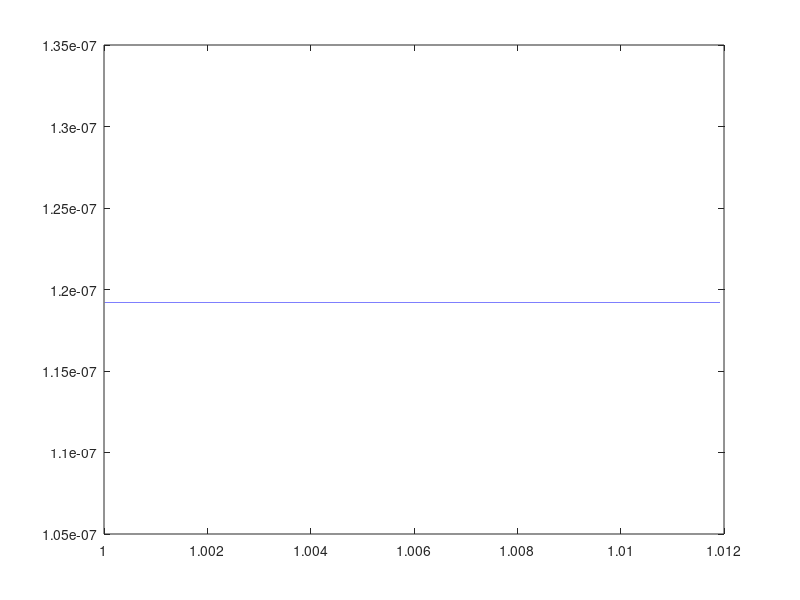

Recreate this plot in MATLAB.
%a = single(16777216);
%
%while a~=a+single(1)
%  a=a+single(1);
%end
%a

%a = realmin('single');
a=single(1);
epsilon = eps(a);
cnt=2;
while cnt<100000
  a(cnt) = a(cnt-1)+eps(a(cnt-1));
  epsilon(cnt) = eps(a(cnt));

  cnt = cnt + 1;
end

close all
plot(a, epsilon)